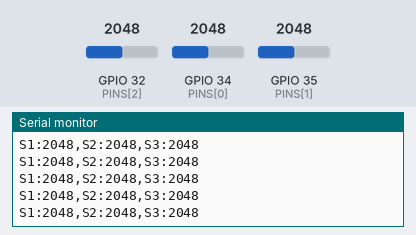
Simulated run of this sketch. Board: ESP32. Shown: the last lines printed to the serial monitor. Inputs (shaded band) come from the test bench; at power-on: GPIO 32 (PINS[2]) = 2048, GPIO 34 (PINS[0]) = 2048, GPIO 35 (PINS[1]) = 2048 (analog values on the 0–4095 scale).

Above: at 1.2 s.
1.3 s: GPIO 32 (PINS[2]) set to 2866
At 2.0 s:
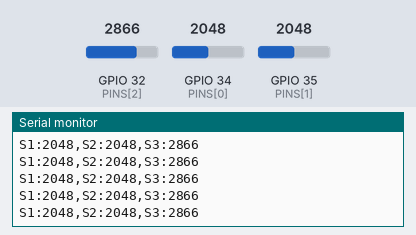
2.8 s: GPIO 34 (PINS[0]) set to 2866
At 3.5 s:
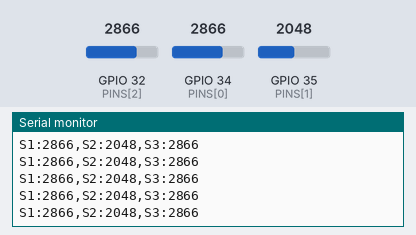
4.3 s: GPIO 35 (PINS[1]) set to 2866
At 4.8 s:
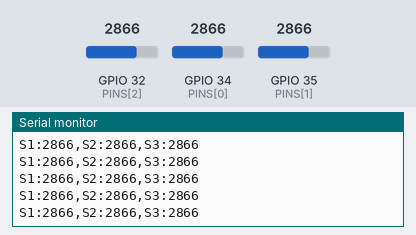
5.8 s: GPIO 32 (PINS[2]) set to 3603
At 6.4 s:
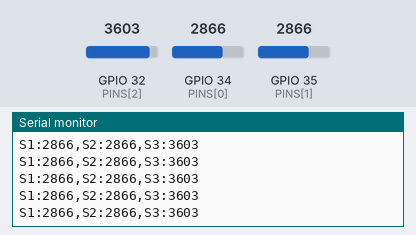
7.3 s: GPIO 34 (PINS[0]) set to 3603
At 8.2 s:
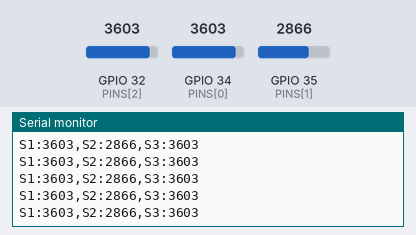
8.8 s: GPIO 35 (PINS[1]) set to 3603
At 9.4 s:
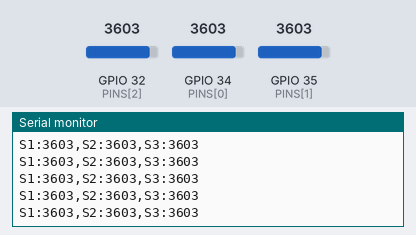
Timing chart, 0 to 11.3 s (numbered marks = the images above; inputs shaded):
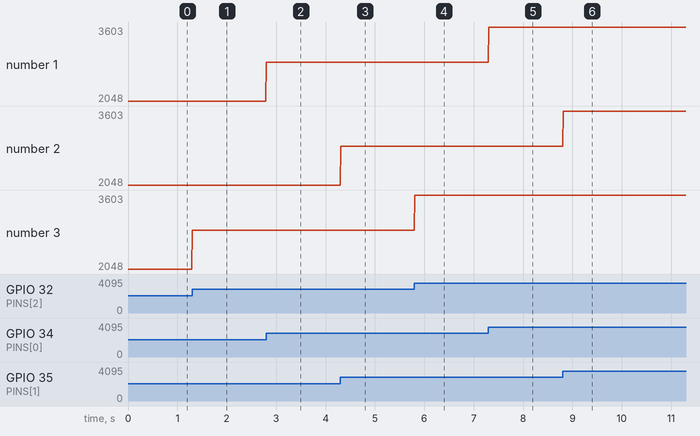

The sketch:

esp32_plotter_test.ino
```cpp
// esp32_plotter_test.ino - just LOOK at your 3 sensors with Tools > Serial Plotter
// Board: "ESP32 Dev Module". Serial Plotter baud: 115200.
const int PINS[3] = {34, 35, 32};   // ADC1 pins: sensor 1, 2, 3

void setup() {
  Serial.begin(115200);
  analogReadResolution(12);          // numbers from 0 to 4095
  analogSetAttenuation(ADC_11db);    // can read up to about 3.3 V
}

void loop() {
  Serial.printf("S1:%d,S2:%d,S3:%d\n", analogRead(PINS[0]), analogRead(PINS[1]), analogRead(PINS[2]));
  delay(10);                         // about 100 lines per second
}
```

Measured:
- after the input at 1.3 s, the serial monitor: prints a new line at once (image 1)
- after the input at 2.8 s, the serial monitor: prints a new line at once (image 2)
- after the input at 4.3 s, the serial monitor: prints a new line at once (image 3)
- after the input at 5.8 s, the serial monitor: prints a new line at once (image 4)
- after the input at 7.3 s, the serial monitor: prints a new line at once (image 5)
- after the input at 8.8 s, the serial monitor: prints a new line at once (image 6)
- plotted number 3: 2048 → 2866 after the input at 1.3 s, 2866 → 3603 after the input at 5.8 s
